Frame 1 (no input): blank canvas, image omitted
Frame 60 (no input): blank canvas, image omitted
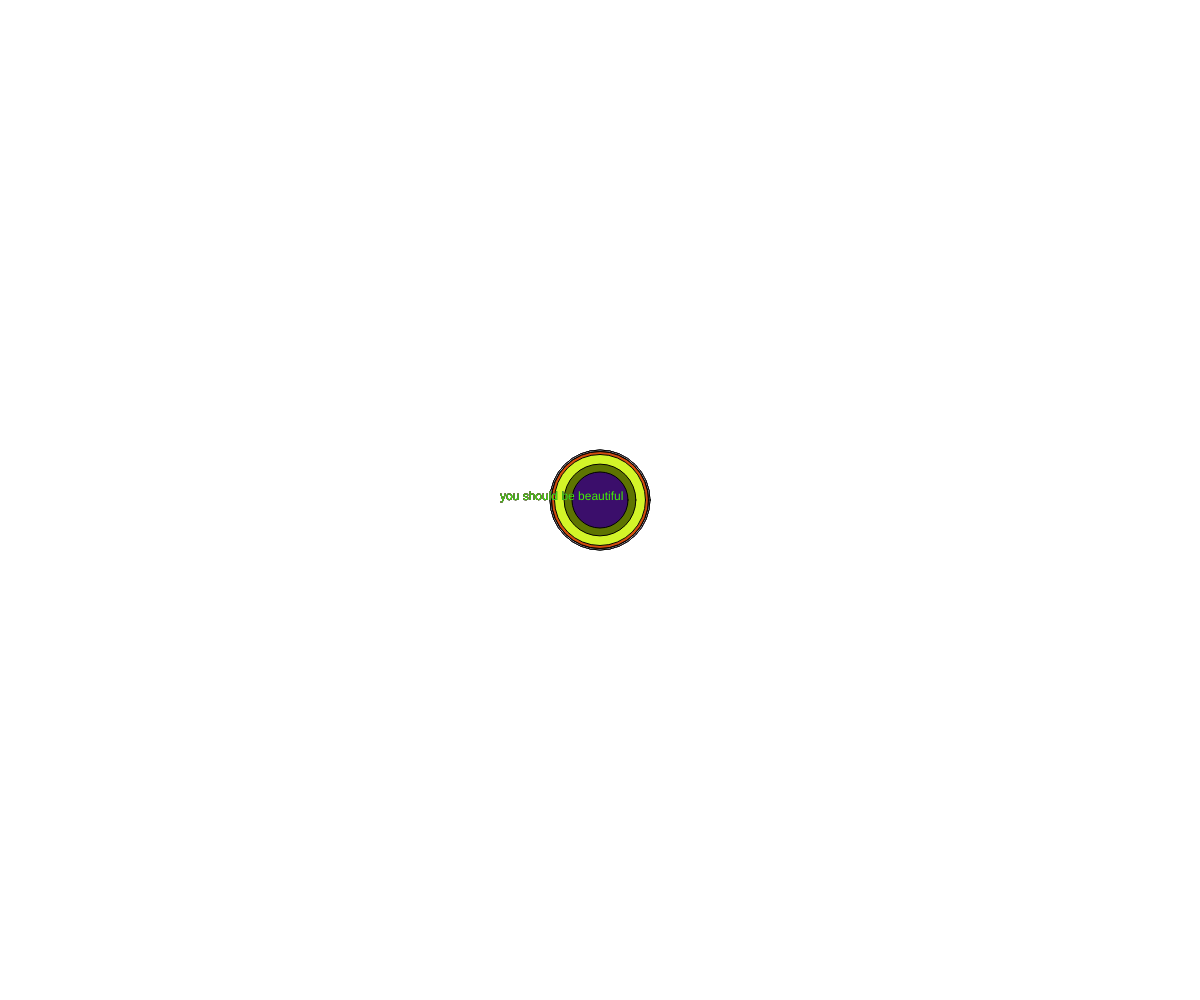
Frame 120 (the mouse pressed at the canvas centre since frame 60)

The p5.js sketch whose frames 1 and 60 were blank and that drew this single picture after the mouse press (run headless with seeded random() and noise() and a simulated clock; from frame 60 on, the mouse is pressed at the canvas centre):

// p5.js sketch
// ── sketch.js
function setup() {
  createCanvas(windowWidth, windowHeight);
  background(255);
}

function draw() {
  if (mouseIsPressed) {
    var size = random(50, 100);
    ellipse(mouseX, mouseY, size, size);
    fill(random(0,255), random(0,255), random(0,255));
    text("you should be beautiful",500,500);
  }
}
